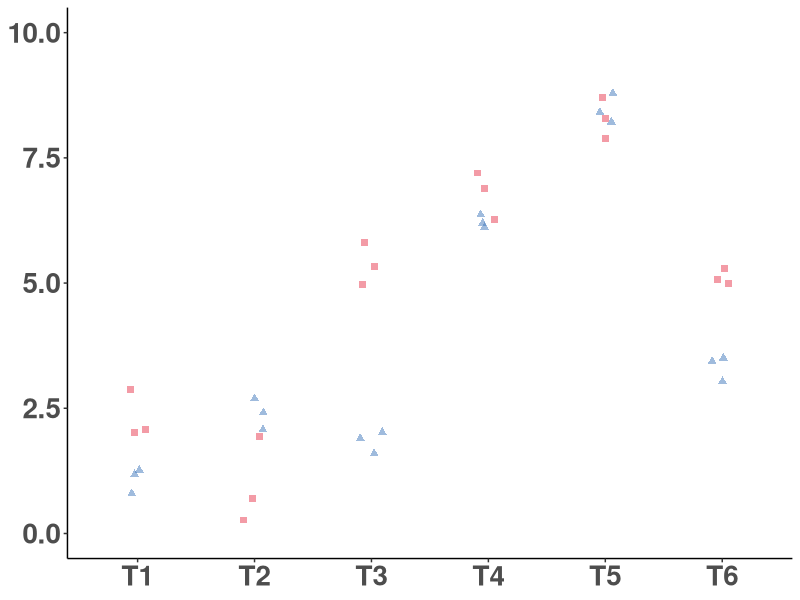

The R source for this figure: (Note: this script raises an error after producing the figure.)
library(tidyverse)

#### 1.0 Make mock plots to explain LM and VIPCAL methods.

library(tidyverse)
library(ggsci)
{
  
df<- data.frame(Timepoint = rep(c('T1', 'T2', 'T3',
                                  'T4', 'T5', 'T6'),6),
                Sample_Type = c(rep('VP', 18),
                                rep('VPC', 18)),
                Replicate = c(rep(1, 6), rep(2, 6), rep(3, 6),
                              rep(4, 6), rep(5, 6), rep(6, 6)),
                Count = c(2.0, 0.7, 5.0, 6.9, 8.7, 5.0,
                          2.1, 0.3, 5.3, 6.3, 8.3, 5.3,
                          2.9, 1.9, 5.8, 7.2, 7.9, 5.1,
                          1.2, 2.1, 2.0, 6.2, 8.4, 3.0,
                          1.3, 2.4, 1.9, 6.4, 8.2, 3.4,
                          0.8, 2.7, 1.6, 6.1, 8.8, 3.5)
)


df <- df %>% group_by(Sample_Type, Replicate, Timepoint)
df$Sample_Type<- factor(df$Sample_Type, levels = c('VP', 'VPC', 'Diff'))
#Mean and SE
df2<- df%>% group_by(Sample_Type, Timepoint) %>%
  summarise(mean = mean(Count), se = plotrix::std.error(Count)) %>%
  as.data.frame()%>%
  mutate(Timepoint= as.factor(Timepoint))%>%
  mutate(Sample_Type= as.factor(Sample_Type))

df3_a<- df2 %>%
  select(-se)%>%
  pivot_wider(names_from = Sample_Type,
              values_from = c(mean))%>%
  mutate(Diff = VPC - VP)%>%
  pivot_longer(cols = -Timepoint,
               names_to = 'Sample_Type',
               values_to = 'mean')


df3_b<- df2 %>%
  select(-mean)%>%
  pivot_wider(names_from = Sample_Type,
              values_from = c(se))%>%
  mutate(Diff = VPC - VP)%>%
  pivot_longer(cols = -Timepoint,
               names_to = 'Sample_Type',
               values_to = 'se')
df3<- merge(df3_a, df3_b, by.x = c('Timepoint', 'Sample_Type'),
            by.y = c('Timepoint', 'Sample_Type'))

df3$Sample_Type<- factor(df3$Sample_Type, levels = c('VP', 'VPC', 'Diff'))


}


cols<- c("VP" = '#e8384fff',
         "VPC" = '#4178bcff',
         "Diff" = '#edb81dff')
shape<- c("VP" = 15,
          "VPC" = 17,
          "Diff" = 19)

#linear background plot with VP and VPC
bp<- ggplot(data = df, aes(x = as.factor(Timepoint), y = Count, color = Sample_Type, fill = Sample_Type, shape = Sample_Type))+
  geom_point(alpha = 0.5,
             size =2.0,
             position = position_jitter(width = 0.1))+
  scale_shape_manual(values = c(15, 17))+
  theme_classic()+
  xlab("Timepoints")+
  ylab("Viral Counts")+
  labs(color = 'Treatments', shape = 'Treatments')+
  scale_color_manual(values = cols)+
  theme(legend.position = 'none',
        axis.text = element_text(size = 20, 
                                 face = 'bold'),
        axis.title = element_blank())+
  ylim(0,10)

bp




#####MAIN PLOTS####
theme_mockplots<- theme(legend.position = 'none',
                        panel.border = element_rect(colour = "black", fill=NA, linewidth=2),
                        panel.background = element_rect(fill = NA),
                        axis.text = element_text(size = 10, 
                                                 face = 'bold'),
                        axis.title = element_blank())

#lm - vp

lm_1<- ggplot(data = df %>% filter(Sample_Type == 'VP'), aes(x = as.factor(Timepoint), y = Count, color = Sample_Type, fill = Sample_Type, shape = Sample_Type))+
  geom_point(alpha = .8,
             size =2.0,
             position = position_jitter(width = 0.1))+
  scale_shape_manual(values = c(15, 17))+
  theme_bw()+
  xlab("Timepoints")+
  ylab("Viral Counts")+
  labs(color = 'Treatments', shape = 'Treatments')+
  scale_color_manual(values = cols)+
  theme_mockplots+
  ylim(-4,10)+
  geom_smooth(aes(group = Replicate), method = 'lm', se = F, alpha = 0.1, size = 0.5)

#LM - VPC
lm_2<- ggplot(data = df %>% filter(Sample_Type == 'VPC'), aes(x = as.factor(Timepoint), y = Count, color = Sample_Type, fill = Sample_Type, shape = Sample_Type))+
  geom_point(alpha = 0.8,
             size =2.0,
             position = position_jitter(width = 0.1))+
  scale_shape_manual(values = c(15, 17))+
  theme_bw()+
  xlab("Timepoints")+
  ylab("Viral Counts")+
  labs(color = 'Treatments', shape = 'Treatments')+
  scale_color_manual(values = cols)+
  theme_mockplots+
  ylim(-4,10)+
  geom_smooth(aes(group = Replicate), method = 'lm', se = F, alpha = 0.1, size = 0.5)

#LM -VP VPC
lm_3<- ggplot(data = df , aes(x = as.factor(Timepoint), y = Count, color = Sample_Type, fill = Sample_Type, shape = Sample_Type))+
  geom_point(alpha = 0.8,
             size =2.0,
             position = position_jitter(width = 0.1))+
  scale_shape_manual(values = c(15, 17))+
  theme_bw()+
  xlab("Timepoints")+
  ylab("Viral Counts")+
  labs(color = 'Treatments', shape = 'Treatments')+
  scale_color_manual(values = cols)+
  theme_mockplots+
  ylim(-4,10)+
  geom_smooth(aes(group = Replicate), method = 'lm', se = F, alpha = 0.1, size = 0.5)



#vpcl - vp

vpcl_1<-ggplot(data = df %>% filter(Sample_Type == 'VP'), aes(x = as.factor(Timepoint), y = Count, color = Sample_Type, fill = Sample_Type, shape = Sample_Type))+
  geom_point(alpha = 0.2,
             size =2.0,
             position = position_jitter(width = 0.1))+
  scale_shape_manual(values = shape)+
  theme_bw()+
  xlab("Timepoints")+
  ylab("Viral Counts")+
  labs(color = 'Treatments', shape = 'Treatments')+
  scale_color_manual(values = cols)+
  theme_mockplots+
  ylim(-4,10)+
  geom_point(data = df3 %>% filter(Sample_Type == 'VP') ,aes(x = as.factor(Timepoint), y = mean, 
                                                              color = Sample_Type, fill = Sample_Type, 
                                                              shape = Sample_Type), alpha = 1, size =2.0) +
  geom_line(data = df3 %>% filter(Sample_Type == 'VP'),
            aes(y = mean, group = Sample_Type),alpha = 1, size = 0.5)

#vpcl -vpc

vpcl_2<-ggplot(data = df %>% filter(Sample_Type == 'VPC'), aes(x = as.factor(Timepoint), y = Count, color = Sample_Type, fill = Sample_Type, shape = Sample_Type))+
  geom_point(alpha = 0.2,
             size = 2.0,
             position = position_jitter(width = 0.1))+
  scale_shape_manual(values = shape)+
  theme_bw()+
  xlab("Timepoints")+
  ylab("Viral Counts")+
  labs(color = 'Treatments', shape = 'Treatments')+
  scale_color_manual(values = cols)+
  theme_mockplots+
  ylim(-4,10)+
  geom_point(data = df3 %>% filter(Sample_Type == 'VPC') ,aes(x = as.factor(Timepoint), y = mean, 
                                                              color = Sample_Type, fill = Sample_Type, 
                                                              shape = Sample_Type), alpha = 1, size = 2.0) +
  geom_line(data = df3 %>% filter(Sample_Type == 'VPC'),
            aes(y = mean, group = Sample_Type),alpha = 1, size = 0.5)

#vpcl - vp vpc diff

vpcl_3<- ggplot(data = df, aes(x = as.factor(Timepoint), y = Count, color = Sample_Type, fill = Sample_Type, shape = Sample_Type))+
  geom_point(alpha = 0.2,
             size = 2.0,
             position = position_jitter(width = 0.1))+
  scale_shape_manual(values = shape)+
  theme_bw()+
  xlab("Timepoints")+
  ylab("Viral Counts")+
  labs(color = 'Treatments', shape = 'Treatments')+
  scale_color_manual(values = cols)+
  theme_mockplots+
  ylim(-4,10)+
  geom_point(data = df3 ,aes(x = as.factor(Timepoint), y = mean, 
                             color = Sample_Type, fill = Sample_Type, 
                             shape = Sample_Type), alpha = 1, size = 2.0) +
  geom_line(data = df3 %>% filter(Sample_Type != 'Diff'),
            aes(y = mean, group = Sample_Type),alpha = 0.2, size = 0.5)+
  geom_line(data = df3 %>% filter(Sample_Type == 'Diff'),
            aes(y = mean, group = Sample_Type),alpha = 1, size = 0.5)


plot_grid(lm_1, lm_2, lm_3,
          vpcl_1, vpcl_2, vpcl_3,
          nrow = 2) #PLOT: LM VS VIPCAL MOCKPLOTS####



og_plots_list<- list(lm_1, vpcl_1, lm_2, vpcl_2, lm_3, vpcl_3)
og_plots_list_name<- c('LM_1', 'VPCL_1',
                       'LM_2', 'VPCL_2',
                       'LM_3', 'VPCL_3')

for (i in 1:6){
  print(i)
  
  ggsave(filename = paste0(og_plots_list_name[i], ".svg"),
         plot = og_plots_list[[i]],
         device = 'svg',
         width = 4,
         height = 4,
         dpi = 800,
         units = 'in')
 
}

#### Literature Study
